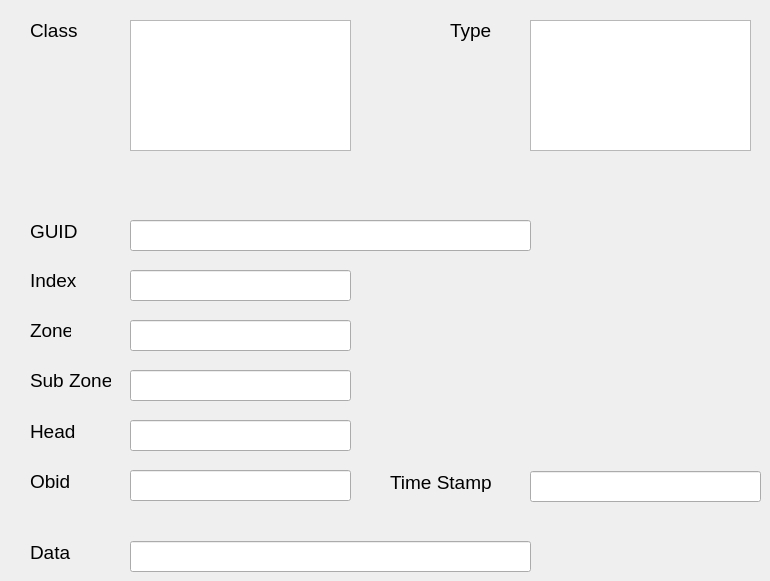
     <widget class="QWidget" name="txOffEvent">
      <attribute name="title">
       <string>Tx Off Event</string>
      </attribute>
      <widget class="QLineEdit" name="txOffSubZoneLineEdit">
       <property name="geometry">
        <rect>
         <x>130</x>
         <y>370</y>
         <width>221</width>
         <height>31</height>
        </rect>
       </property>
      </widget>
      <widget class="QLineEdit" name="txOffZoneLineEdit">
       <property name="geometry">
        <rect>
         <x>130</x>
         <y>320</y>
         <width>221</width>
         <height>31</height>
        </rect>
       </property>
      </widget>
      <widget class="QLabel" name="txOffTypeLabel">
       <property name="geometry">
        <rect>
         <x>450</x>
         <y>20</y>
         <width>61</width>
         <height>21</height>
        </rect>
       </property>
       <property name="font">
        <font>
         <pointsize>14</pointsize>
        </font>
       </property>
       <property name="text">
        <string>Type</string>
       </property>
      </widget>
      <widget class="QLineEdit" name="txOffGuidLineEdit">
       <property name="geometry">
        <rect>
         <x>130</x>
         <y>220</y>
         <width>401</width>
         <height>31</height>
        </rect>
       </property>
      </widget>
      <widget class="QLabel" name="txOffSubZoneLabel">
       <property name="geometry">
        <rect>
         <x>30</x>
         <y>370</y>
         <width>81</width>
         <height>21</height>
        </rect>
       </property>
       <property name="font">
        <font>
         <pointsize>14</pointsize>
        </font>
       </property>
       <property name="text">
        <string>Sub Zone</string>
       </property>
      </widget>
      <widget class="QLabel" name="txOffClassLabel">
       <property name="geometry">
        <rect>
         <x>30</x>
         <y>20</y>
         <width>61</width>
         <height>21</height>
        </rect>
       </property>
       <property name="font">
        <font>
         <pointsize>14</pointsize>
        </font>
       </property>
       <property name="text">
        <string>Class</string>
       </property>
      </widget>
      <widget class="QLabel" name="txOffZoneLabel">
       <property name="geometry">
        <rect>
         <x>30</x>
         <y>320</y>
         <width>41</width>
         <height>21</height>
        </rect>
       </property>
       <property name="font">
        <font>
         <pointsize>14</pointsize>
        </font>
       </property>
       <property name="text">
        <string>Zone</string>
       </property>
      </widget>
      <widget class="QListWidget" name="txOffTypeListWidget">
       <property name="geometry">
        <rect>
         <x>530</x>
         <y>20</y>
         <width>221</width>
         <height>131</height>
        </rect>
       </property>
      </widget>
      <widget class="QLabel" name="txOffIndexLabel">
       <property name="geometry">
        <rect>
         <x>30</x>
         <y>270</y>
         <width>71</width>
         <height>21</height>
        </rect>
       </property>
       <property name="font">
        <font>
         <pointsize>14</pointsize>
        </font>
       </property>
       <property name="text">
        <string>Index</string>
       </property>
      </widget>
      <widget class="QLineEdit" name="txOffIndexLineEdit">
       <property name="geometry">
        <rect>
         <x>130</x>
         <y>270</y>
         <width>221</width>
         <height>31</height>
        </rect>
       </property>
      </widget>
      <widget class="QListWidget" name="txOffClassListWidget">
       <property name="geometry">
        <rect>
         <x>130</x>
         <y>20</y>
         <width>221</width>
         <height>131</height>
        </rect>
       </property>
      </widget>
      <widget class="QLabel" name="txOffGuidLabel">
       <property name="geometry">
        <rect>
         <x>30</x>
         <y>221</y>
         <width>51</width>
         <height>20</height>
        </rect>
       </property>
       <property name="font">
        <font>
         <pointsize>14</pointsize>
        </font>
       </property>
       <property name="text">
        <string>GUID</string>
       </property>
      </widget>
      <widget class="QLineEdit" name="txOffHeadLineEdit">
       <property name="geometry">
        <rect>
         <x>130</x>
         <y>420</y>
         <width>221</width>
         <height>31</height>
        </rect>
       </property>
      </widget>
      <widget class="QLabel" name="txOffObidLabel">
       <property name="geometry">
        <rect>
         <x>30</x>
         <y>471</y>
         <width>51</width>
         <height>20</height>
        </rect>
       </property>
       <property name="font">
        <font>
         <pointsize>14</pointsize>
        </font>
       </property>
       <property name="text">
        <string>Obid</string>
       </property>
      </widget>
      <widget class="QLineEdit" name="txOffDataLineEdit">
       <property name="geometry">
        <rect>
         <x>130</x>
         <y>541</y>
         <width>401</width>
         <height>31</height>
        </rect>
       </property>
      </widget>
      <widget class="QLabel" name="txOffTimeStampLabel">
       <property name="geometry">
        <rect>
         <x>390</x>
         <y>472</y>
         <width>111</width>
         <height>20</height>
        </rect>
       </property>
       <property name="font">
        <font>
         <pointsize>14</pointsize>
        </font>
       </property>
       <property name="text">
        <string>Time Stamp</string>
       </property>
      </widget>
      <widget class="QLineEdit" name="txOffObidLineEdit">
       <property name="geometry">
        <rect>
         <x>130</x>
         <y>470</y>
         <width>221</width>
         <height>31</height>
        </rect>
       </property>
      </widget>
      <widget class="QLabel" name="txOffHeadLabel">
       <property name="geometry">
        <rect>
         <x>30</x>
         <y>421</y>
         <width>51</width>
         <height>20</height>
        </rect>
       </property>
       <property name="font">
        <font>
         <pointsize>14</pointsize>
        </font>
       </property>
       <property name="text">
        <string>Head</string>
       </property>
      </widget>
      <widget class="QLineEdit" name="txOffTimeStampLineEdit">
       <property name="geometry">
        <rect>
         <x>530</x>
         <y>471</y>
         <width>231</width>
         <height>31</height>
        </rect>
       </property>
      </widget>
      <widget class="QLabel" name="txOffDataLabel">
       <property name="geometry">
        <rect>
         <x>30</x>
         <y>542</y>
         <width>51</width>
         <height>20</height>
        </rect>
       </property>
       <property name="font">
        <font>
         <pointsize>14</pointsize>
        </font>
       </property>
       <property name="text">
        <string>Data</string>
       </property>
      </widget>
     </widget>
